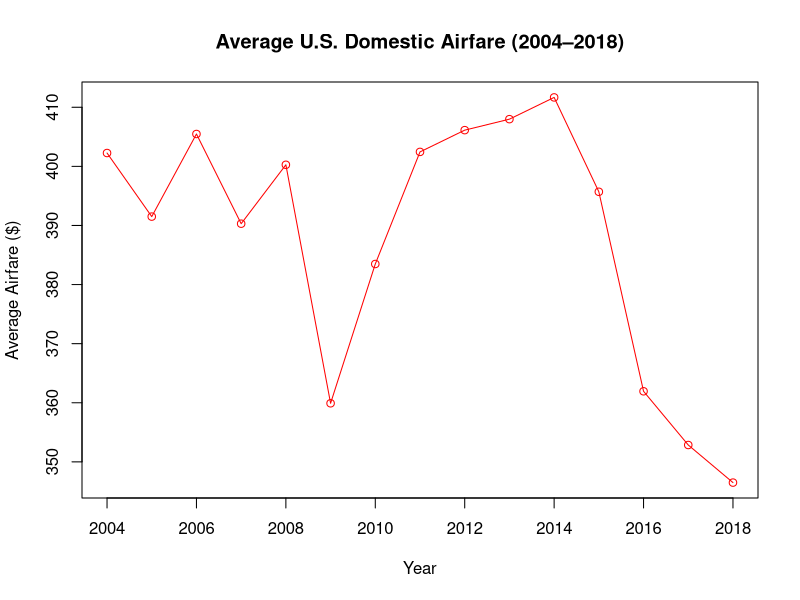

This figure's R source: (Note: this script raises an error after producing the figure.)
## ---- chunk 1

library(forecast)
library(TTR)
## ---- chunk 2
airfare <- read.csv("airfare.csv")

head(airfare)

names(airfare)

str(airfare)

## ---- chunk 3
# 
plot(airfare$Year,
     airfare$Airfare,
     type = "o",
     col = "red",
     xlab = "Year",
     ylab = "Average Airfare ($)",
     main = "Average U.S. Domestic Airfare (2004–2018)")

plot()
## ---- chunk 4
# 
# airfare$SMA3 <- round(TTR::SMA(airfare$Airfare, n = 3), 2)
# 
# airfare
# 
# forecast_2019_SMA <- mean(tail(airfare$Airfare, 3))
# 
# paste0("$", formatC(forecast_2019_SMA,
#                     format = "f",
#                     digits = 2,
#                     big.mark = ","))

# 3-year Simple Moving Average (Forecasting)
airfare$SMA3 <- c(NA, NA, NA)

for(i in 4:nrow(airfare)){
  airfare$SMA3[i] <- mean(airfare$Airfare[(i-3):(i-1)])
}

# Forecast for 2019
forecast_2019_SMA <- mean(tail(airfare$Airfare, 3))

paste0("$", formatC(forecast_2019_SMA,
                    format = "f",
                    digits = 2,
                    big.mark = ","))
# 
## ---- chunk 5

# Forecast errors
airfare$Error <- airfare$Airfare - airfare$SMA3

# Keep only rows where forecasts exist
accuracy_data <- airfare[!is.na(airfare$SMA3), ]

# Accuracy measures
MAE <- mean(abs(accuracy_data$Error))
MSE <- mean(accuracy_data$Error^2)
RMSE <- sqrt(MSE)
MAPE <- mean(abs(accuracy_data$Error / accuracy_data$Airfare)) * 100

# Print results
cat("MAE :", sprintf("%.2f", MAE), "\n")
cat("MSE :", sprintf("%.2f", MSE), "\n")
cat("RMSE:", sprintf("%.2f", RMSE), "\n")
cat("MAPE:", sprintf("%.2f", MAPE), "%\n")
# airfare$Error <- airfare$Airfare - airfare$SMA3
# 
# # Remove rows with NA values because not counting in 3 year simple moving average
# accuracy_data <- na.omit(airfare)
# 
# MAE <- mean(abs(accuracy_data$Error))
# MSE <- mean(accuracy_data$Error^2)
# RMSE <- sqrt(MSE)
# MAPE <- mean(abs(accuracy_data$Error / accuracy_data$Airfare)) * 100
# 
# # Printing results
# cat("MAE :", round(MAE, 2), "\n")
# cat("MSE :", round(MSE, 2), "\n")
# cat("RMSE:", round(RMSE, 2), "\n")
# cat("MAPE:", round(MAPE, 2), "%\n")

## ---- chunk 6
# Simple Exponential Smoothing with alpha = 0.2
ses_model_02 <- HoltWinters(airfare$Airfare,
                            alpha = 0.2,
                            beta = FALSE,
                            gamma = FALSE)

forecast_2019_SES02 <- predict(ses_model_02, n.ahead = 1)

forecast_2019_SES02

# Used for formatting
paste0("$",
       formatC(forecast_2019_SES02,
               format = "f",
               digits = 2,
               big.mark = ","))


## ---- chunk 7
# Fitted values
fitted_02 <- fitted(ses_model_02)[,1]

# Actual values (exclude first observation)
actual_02 <- airfare$Airfare[-1]

# Errors
errors_02 <- actual_02 - fitted_02

# Accuracy measures
MAE_SES02  <- mean(abs(errors_02))
MSE_SES02  <- mean(errors_02^2)
RMSE_SES02 <- sqrt(MSE_SES02)
MAPE_SES02 <- mean(abs(errors_02 / actual_02)) * 100

cat("MAE :", sprintf("%.2f", MAE_SES02), "\n")
cat("MSE :", sprintf("%.2f", MSE_SES02), "\n")
cat("RMSE:", sprintf("%.2f", RMSE_SES02), "\n")
cat("MAPE:", sprintf("%.2f", MAPE_SES02), "%\n")
## ---- chunk 8
# Simple Exponential Smoothing with alpha = 0.8
ses_model_08 <- HoltWinters(
  airfare$Airfare,
  alpha = 0.8,
  beta = FALSE,
  gamma = FALSE
)

# Forecast one year ahead (2019)
forecast_2019_SES08 <- predict(ses_model_08, n.ahead = 1)

forecast_2019_SES08

# Used for formatting
paste0("$",
       formatC(forecast_2019_SES08,
               format = "f",
               digits = 2,
               big.mark = ","))

## ---- chunk 9
# Fitted values for alpha = 0.8
fitted_08 <- fitted(ses_model_08)[,1]

# Actual values (exclude first observation)
actual_08 <- airfare$Airfare[-1]

# Errors
errors_08 <- actual_08 - fitted_08

# Accuracy measures
MAE_SES08  <- mean(abs(errors_08))
MSE_SES08  <- mean(errors_08^2)
RMSE_SES08 <- sqrt(MSE_SES08)
MAPE_SES08 <- mean(abs(errors_08 / actual_08)) * 100

# Print results
cat("MAE :", sprintf("%.2f", MAE_SES08), "\n")
cat("MSE :", sprintf("%.2f", MSE_SES08), "\n")
cat("RMSE:", sprintf("%.2f", RMSE_SES08), "\n")
cat("MAPE:", sprintf("%.2f", MAPE_SES08), "%\n")

## ---- chunk 10
warner <- read.csv("warner_music.csv")

head(warner)

names(warner)

str(warner)

## ---- chunk 11
plot(warner$Revenue,
     type = "o",              
     col = "steelblue",            
     pch = 16,                
     lwd = 2,                 
     xaxt = "n",
     xlab = "Quarter",
     ylab = "Revenue (Million USD)",
     main = "Warner Music Group Quarterly Revenue")

axis(1,
     at = 1:nrow(warner),
     labels = warner$Quarter,
     las = 2,
     cex.axis = 0.7)

grid(col = "gray85", lty = "dotted")
## ---- chunk 12
warner$Trend <- 1:nrow(warner)

trend_model <- lm(Revenue ~ Trend, data = warner)

summary(trend_model)

round(coef(trend_model), 2)
## ---- chunk 13
warner$Predicted_Trend <- predict(trend_model)

warner$Error <- warner$Revenue - warner$Predicted_Trend

MAE <- mean(abs(warner$Error))
MSE <- mean(warner$Error^2)
RMSE <- sqrt(MSE)
MAPE <- mean(abs(warner$Error / warner$Revenue)) * 100

cat("MAE :", sprintf("%.2f", MAE), "\n")
cat("MSE :", sprintf("%.2f", MSE), "\n")
cat("RMSE:", sprintf("%.2f", RMSE), "\n")
cat("MAPE:", sprintf("%.2f", MAPE), "%\n")
## ---- chunk 14
warner$Season <- substr(warner$Quarter, 5, 6)

table(warner$Season)

aggregate(Revenue ~ Season, data = warner, mean)

# Set the reference quarter and setting Q4 as it has the highest revenue
warner$Season <- relevel(factor(warner$Season), ref = "Q4")

season_model <- lm(Revenue ~ Trend + Season, data = warner)

summary(season_model)

round(coef(season_model), 2)

## ---- chunk 15
warner$Predicted_Season <- predict(season_model)

warner$Error_Season <- warner$Revenue - warner$Predicted_Season

MAE_Season <- mean(abs(warner$Error_Season))
MSE_Season <- mean(warner$Error_Season^2)
RMSE_Season <- sqrt(MSE_Season)
MAPE_Season <- mean(abs(warner$Error_Season / warner$Revenue)) * 100

cat("MAE :", sprintf("%.2f", MAE_Season), "\n")
cat("MSE :", sprintf("%.2f", MSE_Season), "\n")
cat("RMSE:", sprintf("%.2f", RMSE_Season), "\n")
cat("MAPE:", sprintf("%.2f", MAPE_Season), "%\n")

## ---- chunk 16
future <- data.frame(
  Trend = (nrow(warner)+1):(nrow(warner)+4),
  Season = factor(c("Q1", "Q2", "Q3", "Q4"),
                  levels = levels(warner$Season))
)

future$Forecast <- predict(season_model, newdata = future)

# Round to two decimal places
future$Forecast <- round(future$Forecast, 2)

future

paste0("$", future$Forecast[4]) # Forecast revenue value for Q4 2022


## ---- chunk 17
aws <- read.csv("amazon_web_services.csv")

head(aws)

names(aws)

str(aws)

## ---- chunk 18
plot(aws$Revenue,
     type = "o",
     col = "firebrick",
     pch = 16,
     lwd = 2,
     xaxt = "n",
     xlab = "Quarter",
     ylab = "Revenue (Million USD)",
     main = "Amazon Web Services Quarterly Revenue")

axis(1,
     at = 1:nrow(aws),
     labels = aws$Quarter,
     las = 2,
     cex.axis = 0.7)

grid(col = "gray85", lty = "dotted")

## ---- chunk 19
aws$Trend <- 1:nrow(aws)

trend_model_aws <- lm(Revenue ~ Trend, data = aws)

summary(trend_model_aws)

round(coef(trend_model_aws), 2)

## ---- chunk 20

aws$Predicted_Trend <- predict(trend_model_aws)

aws$Error <- aws$Revenue - aws$Predicted_Trend

MAE <- mean(abs(aws$Error))
MSE <- mean(aws$Error^2)
RMSE <- sqrt(MSE)
MAPE <- mean(abs(aws$Error / aws$Revenue)) * 100

cat("MAE :", sprintf("%.2f", MAE), "\n")
cat("MSE :", sprintf("%.2f", MSE), "\n")
cat("RMSE:", sprintf("%.2f", RMSE), "\n")
cat("MAPE:", sprintf("%.2f", MAPE), "%\n")

## ---- chunk 21
aws$Trend2 <- aws$Trend^2

# Quadratic regression
quad_model <- lm(Revenue ~ Trend + Trend2, data = aws)

summary(quad_model)

round(coef(quad_model), 2)

plot(aws$Trend,
     aws$Revenue,
     pch = 16,
     col = "firebrick",
     xlab = "Trend",
     ylab = "Revenue (Million USD)",
     main = "Quadratic Trend - Amazon Web Services")

lines(aws$Trend,
      predict(quad_model),
      col = "red",
      lwd = 2)

grid(col = "gray85", lty = "dotted")

## ---- chunk 22
aws$Predicted_Quad <- predict(quad_model)

aws$Error_Quad <- aws$Revenue - aws$Predicted_Quad

MAE_Quad <- mean(abs(aws$Error_Quad))
MSE_Quad <- mean(aws$Error_Quad^2)
RMSE_Quad <- sqrt(MSE_Quad)
MAPE_Quad <- mean(abs(aws$Error_Quad / aws$Revenue)) * 100

cat("MAE :", sprintf("%.2f", MAE_Quad), "\n")
cat("MSE :", sprintf("%.2f", MSE_Quad), "\n")
cat("RMSE:", sprintf("%.2f", RMSE_Quad), "\n")
cat("MAPE:", sprintf("%.2f", MAPE_Quad), "%\n")

## ---- chunk 23
future_aws <- data.frame(
  Trend = (nrow(warner)+1):(nrow(warner)+4)
)

future_aws$Trend2 <- future_aws$Trend^2

future_aws$Forecast <- predict(quad_model, newdata = future_aws)

future_aws$Forecast <- round(future_aws$Forecast, 2)

future_aws

paste0("$", future_aws$Forecast[3])
